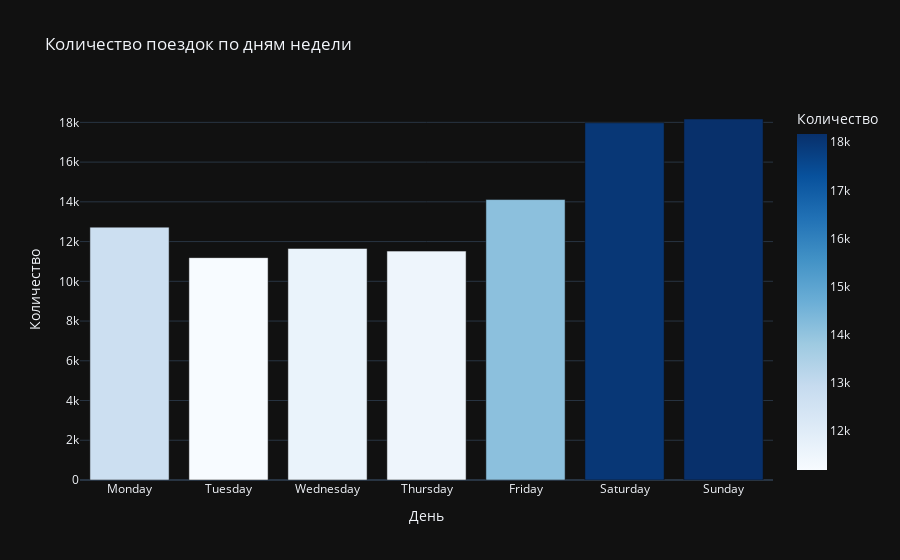
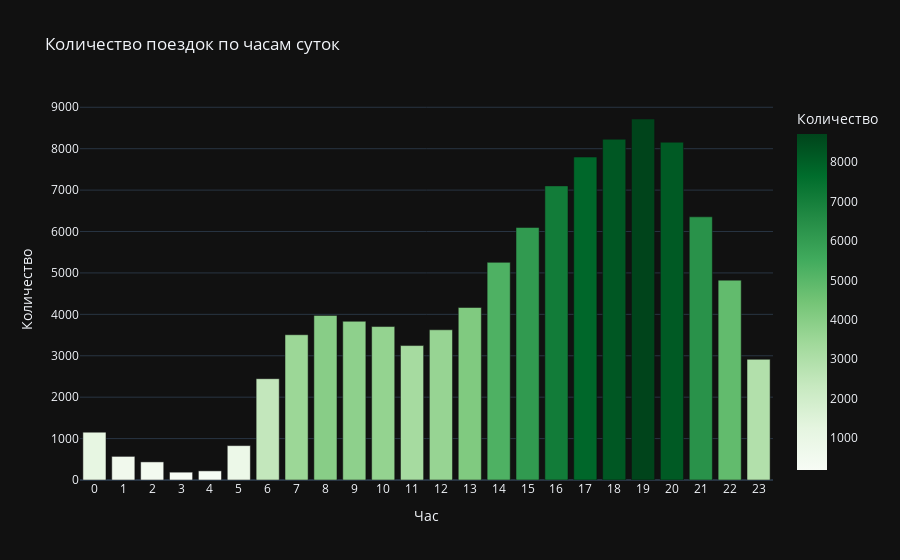
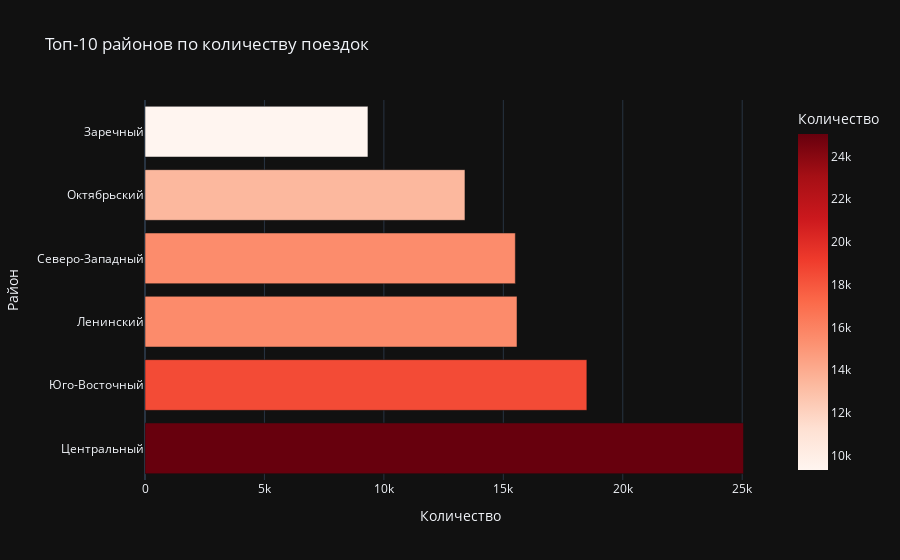
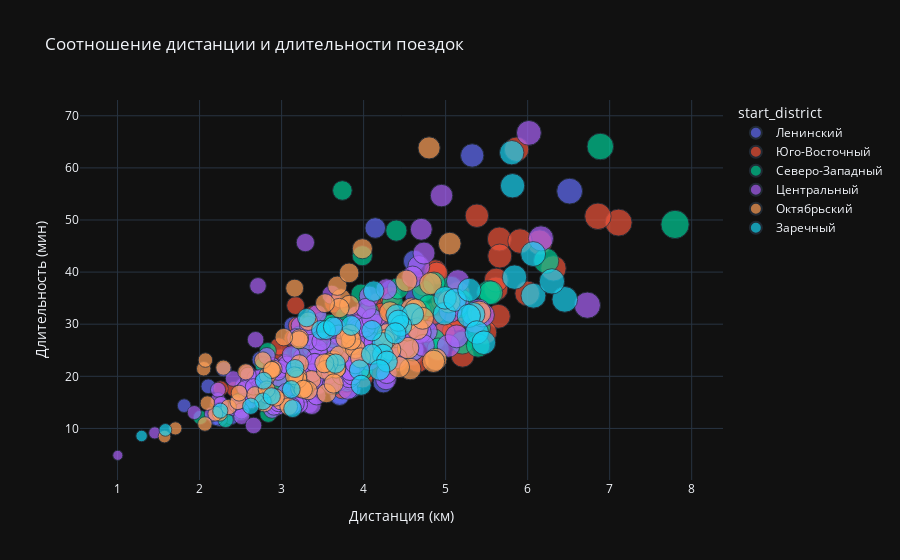

Here is the notebook cell these charts were saved with, in order:
### Code cell
import pandas as pd
import numpy as np
import plotly.express as px
from IPython.display import display, HTML

print("🎯 СОЗДАНИЕ ДАШБОРДА В JUPYTER NOTEBOOK")
print("="*50)

# 1. ЗАГРУЗКА ДАННЫХ
print("📥 Загружаю данные...")
try:
    rides = pd.read_csv('data/processing_rides.csv', parse_dates=['start_date', 'end_date'])
    print(f"✅ Загружено {len(rides)} поездок")
except:
    print("❌ Ошибка загрузки")
    # Создаем тестовые данные
    np.random.seed(42)
    dates = pd.date_range('2023-04-01', '2023-04-30', freq='H')
    rides = pd.DataFrame({
        'id': range(1000),
        'start_date': np.random.choice(dates, 1000),
        'distance': np.random.uniform(1000, 10000, 1000),
        'duration': np.random.uniform(300, 3600, 1000),
        'start_district': np.random.choice(['Северный', 'Южный', 'Западный', 'Восточный'], 1000),
        'promo': np.random.choice([0, 1], 1000, p=[0.7, 0.3])
    })
    print(f"Создано тестовых данных: {len(rides)} поездок")

# 2. ПОДГОТОВКА ДАННЫХ
print("🔧 Подготавливаю данные...")
rides['duration_min'] = rides['duration'] / 60
rides['distance_km'] = rides['distance'] / 1000
rides['hour'] = rides['start_date'].dt.hour
rides['weekday'] = rides['start_date'].dt.day_name()

print("Данные готовы")

# 3. KPI КАРТОЧКИ
print("\nКЛЮЧЕВЫЕ ПОКАЗАТЕЛИ:")
print("-"*30)

total = len(rides)
avg_duration = rides['duration_min'].mean()
avg_distance = rides['distance_km'].mean()
promo_pct = (rides['promo'].sum() / total * 100)

kpi_html = f"""
<div style="display: flex; gap: 10px; margin: 20px 0;">
    <div style="flex: 1; background: #3498db; color: white; padding: 15px; border-radius: 10px; text-align: center;">
        <div style="font-size: 24px;">🚗</div>
        <div style="font-size: 12px;">Всего поездок</div>
        <div style="font-size: 24px; font-weight: bold;">{total:,}</div>
    </div>
    <div style="flex: 1; background: #2ecc71; color: white; padding: 15px; border-radius: 10px; text-align: center;">
        <div style="font-size: 24px;">⏱️</div>
        <div style="font-size: 12px;">Ср. длительность</div>
        <div style="font-size: 24px; font-weight: bold;">{avg_duration:.1f} мин</div>
    </div>
    <div style="flex: 1; background: #e74c3c; color: white; padding: 15px; border-radius: 10px; text-align: center;">
        <div style="font-size: 24px;">📏</div>
        <div style="font-size: 12px;">Ср. дистанция</div>
        <div style="font-size: 24px; font-weight: bold;">{avg_distance:.1f} км</div>
    </div>
    <div style="flex: 1; background: #f39c12; color: white; padding: 15px; border-radius: 10px; text-align: center;">
        <div style="font-size: 24px;">🎁</div>
        <div style="font-size: 12px;">Поездки по промо</div>
        <div style="font-size: 24px; font-weight: bold;">{promo_pct:.1f}%</div>
    </div>
</div>
"""

display(HTML(kpi_html))

# 4. ГРАФИК 1: ПО ДНЯМ НЕДЕЛИ
print("\nГРАФИК 1: РАСПРЕДЕЛЕНИЕ ПО ДНЯМ НЕДЕЛИ")

weekday_counts = rides['weekday'].value_counts().reindex([
    'Monday', 'Tuesday', 'Wednesday', 'Thursday', 'Friday', 'Saturday', 'Sunday'
]).reset_index()
weekday_counts.columns = ['День', 'Количество']

fig1 = px.bar(
    weekday_counts,
    x='День',
    y='Количество',
    color='Количество',
    color_continuous_scale='Blues',
    title='Количество поездок по дням недели'
)
fig1.show()

# 5. ГРАФИК 2: ПО ЧАСАМ
print("\nГРАФИК 2: РАСПРЕДЕЛЕНИЕ ПО ЧАСАМ")

hourly_counts = rides['hour'].value_counts().sort_index().reset_index()
hourly_counts.columns = ['Час', 'Количество']

fig2 = px.bar(
    hourly_counts,
    x='Час',
    y='Количество',
    title='Количество поездок по часам суток',
    color='Количество',
    color_continuous_scale='Greens'
)
fig2.update_xaxes(dtick=1)
fig2.show()

# 6. ГРАФИК 3: ТОП РАЙОНОВ
print("\nГРАФИК 3: ТОП РАЙОНОВ")

district_counts = rides['start_district'].value_counts().head(10).reset_index()
district_counts.columns = ['Район', 'Количество']

fig3 = px.bar(
    district_counts,
    y='Район',
    x='Количество',
    orientation='h',
    title='Топ-10 районов по количеству поездок',
    color='Количество',
    color_continuous_scale='Reds'
)
fig3.show()

# 7. ГРАФИК 4: ДИСТАНЦИЯ VS ДЛИТЕЛЬНОСТЬ
print("\nГРАФИК 4: СООТНОШЕНИЕ ПАРАМЕТРОВ")

fig4 = px.scatter(
    rides.sample(min(500, len(rides))),
    x='distance_km',
    y='duration_min',
    color='start_district',
    size='distance_km',
    hover_data=['start_date'],
    title='Соотношение дистанции и длительности поездок',
    labels={'distance_km': 'Дистанция (км)', 'duration_min': 'Длительность (мин)'}
)
fig4.show()

# 8. ТАБЛИЦА С ДАННЫМИ
print("\nТАБЛИЦА: ПОСЛЕДНИЕ 10 ПОЕЗДОК")

# Берем последние поездки
recent_rides = rides.sort_values('start_date', ascending=False).head(10).copy()
recent_rides['start_date'] = recent_rides['start_date'].dt.strftime('%d.%m.%Y %H:%M')
recent_rides['promo'] = recent_rides['promo'].apply(lambda x: '✅ Да' if x == 1 else '❌ Нет')

# Отображаем таблицу
display(recent_rides[['start_date', 'start_district', 'distance_km', 'duration_min', 'promo']]
        .style
        .set_caption('Последние 10 поездок')
        .background_gradient(subset=['distance_km', 'duration_min'], cmap='YlOrRd')
        .format({'distance_km': '{:.1f} км', 'duration_min': '{:.1f} мин'}))
